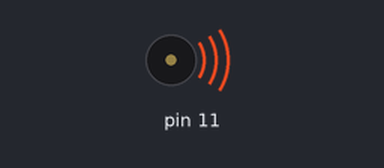
This sketch was run on a simulated Arduino Uno, built with avr-gcc and run on an emulated ATmega328P. Parts: buzzer (waves = sounding).

Above: at 0.15 s.
Timing chart, 0 to 3.0 s (numbered marks = the images above):
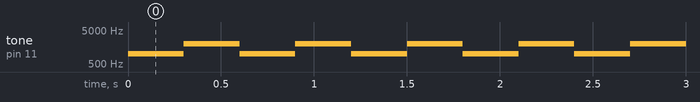

The sketch:

tonetest.ino
```cpp
void setup() {
  // put your setup code here, to run once:

}

void loop() {
  // put your main code here, to run repeatedly:
tone(11, 1000, 500);
delay(300);
tone(11, 2000, 500);
delay(300);
}
```

Measured:
- by itself, tone on pin 11: alternates 2000 Hz for 0.30 s and 1000 Hz for 0.30 s
